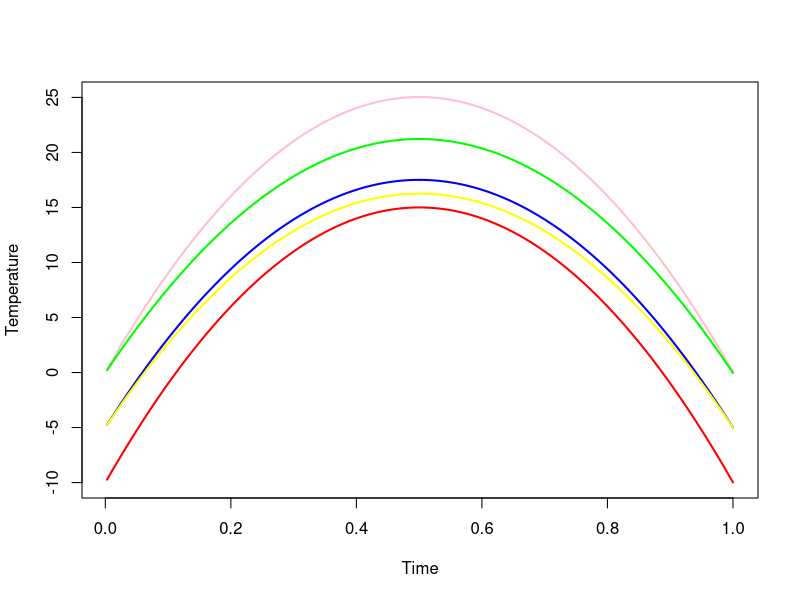
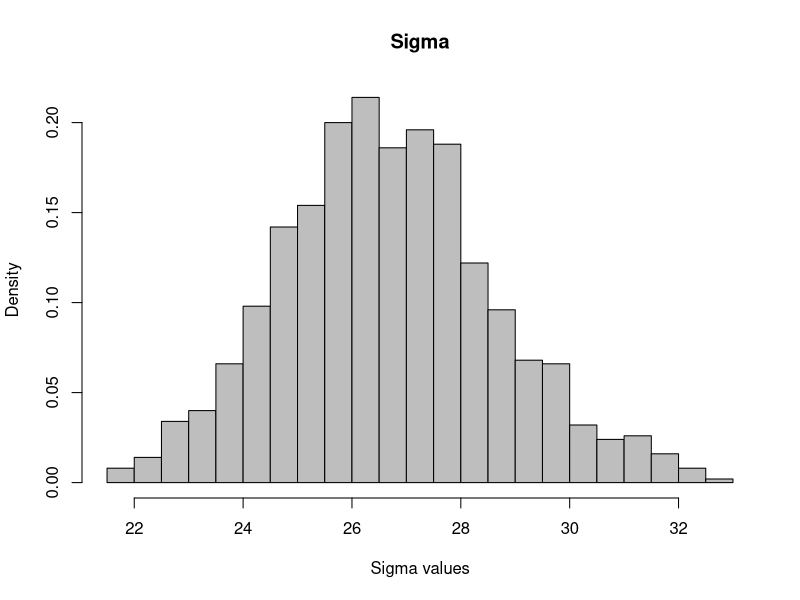
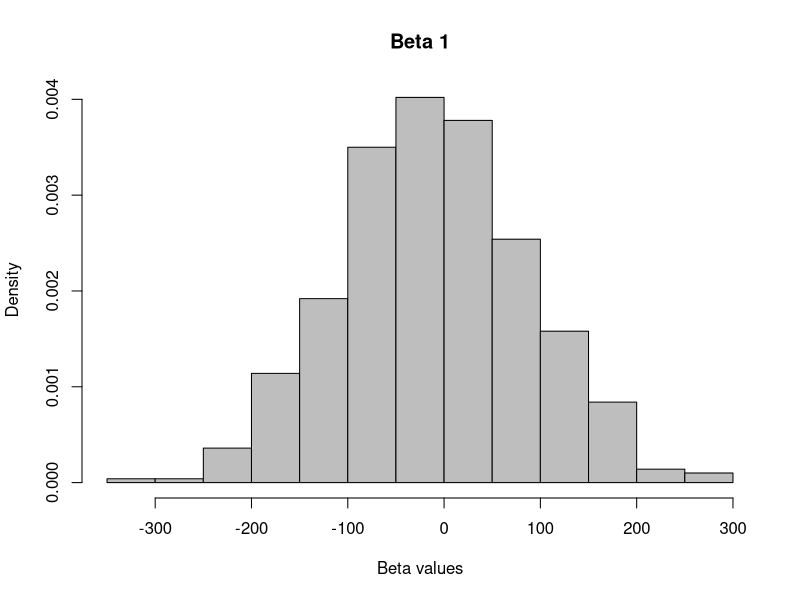
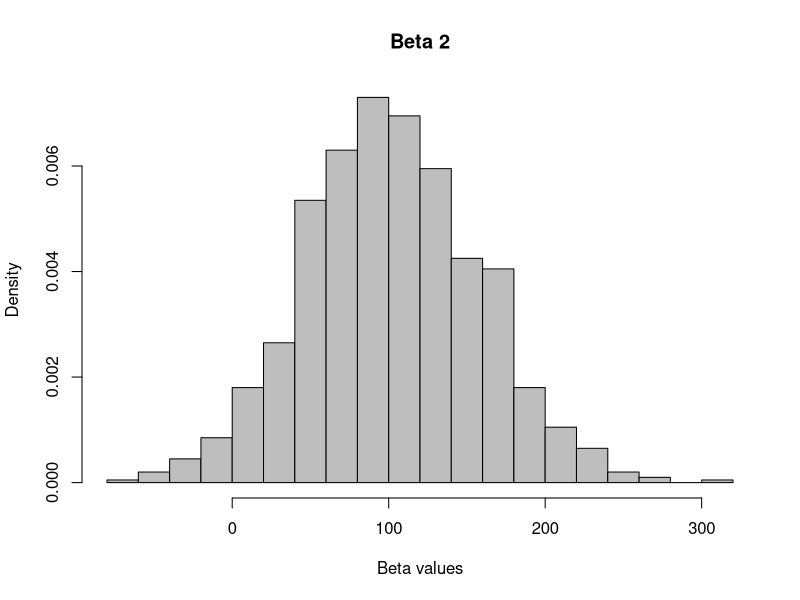
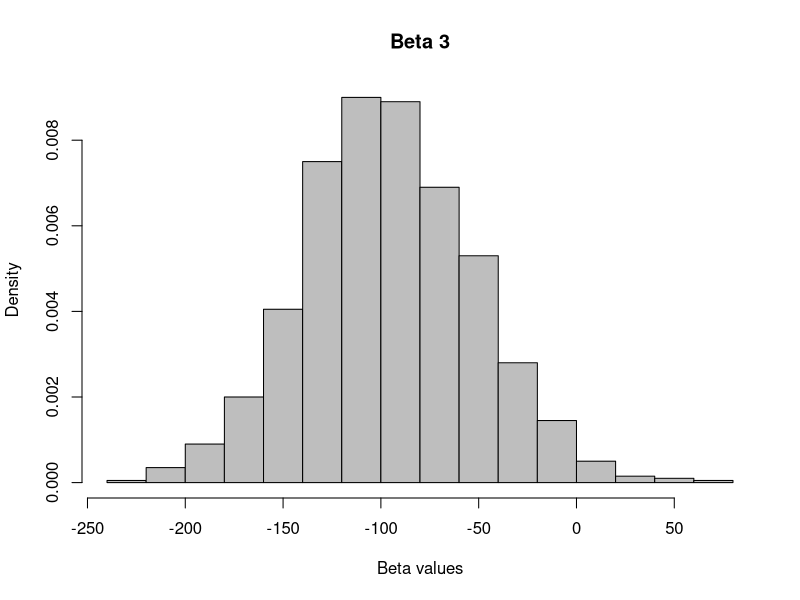
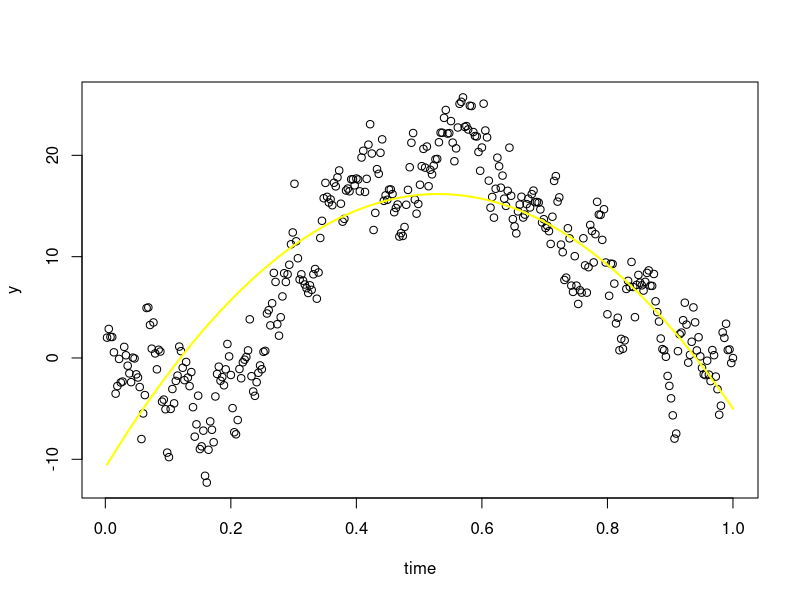

R code for these plots, in order:
## ---- chunk 1
knitr::opts_chunk$set(echo=FALSE, eval=TRUE)
## ---- chunk 2
# R version
RNGversion('3.5.1')

# libraries
library(mvtnorm)
library(knitr)
## ---- chunk 3
############################################################
#####  Question 1. Linear and polynomial regression  #######
############################################################

### (a)

data <- read.table("TempLinkoping.txt", header = TRUE)

y <- data$temp
time <- data$time

n <- length(y)
X <- cbind(matrix(1, nrow = length(y)),time,time^2)

# Initial prior hyperparameters
mu_0 <- c(-10,100,-100)
omega_0 <- 0.1*diag(3)
nu_0 <- 4
sigma2_0 <- 1

# Conjugate prior
compute_betas <- function(N_draws, mu_0, omega_0, nu_0, sigma2_0){
  draw_sigma2 <- nu_0*sigma2_0/rchisq(Ndraws, nu_0)
  draw_beta <- matrix(0, nrow=length(draw_sigma2), ncol=3 )
  for (sigma in draw_sigma2) {
    i <- which(draw_sigma2==sigma)
    draw_beta[i,] <- rmvnorm(1, mu_0, sigma*omega_0)
  }
  return(colMeans(draw_beta))
}

Ndraws=1000

# Tune hyperparameters

# Initial hyperparameters
beta_0 <- compute_betas(Ndraws, mu_0, omega_0, nu_0, sigma2_0)

# 1st iteration
mu_1 <- c(-5,90,-90)
beta_1 <- compute_betas(Ndraws, mu_1, omega_0, nu_0, sigma2_0)

# 2nd iteration
mu_2 <- c(0,100,-100)
beta_2 <- compute_betas(Ndraws, mu_2, omega_0, nu_0, sigma2_0)

# 3rd iteration
mu_3 <- c(0,85,-85)
beta_3 <- compute_betas(Ndraws, mu_3, omega_0, nu_0, sigma2_0)

# 4th iteration
mu_4 <- c(-5, 85, -85)
beta_4 <- compute_betas(Ndraws, mu_4, omega_0, nu_0, sigma2_0)

mu_0 <- mu_1
## ---- chunk 4
plot(time, X %*% beta_0, type = 'l', lwd=2, col='red', ylim=c(-10, 25),
     ylab='Temperature', xlab='Time')
points(time, X %*% beta_1, lwd=2, col='blue', type='l')
points(time, X %*% beta_2, lwd=2, col='pink', type='l')
points(time, X %*% beta_3, lwd=2, col='green', type='l')
points(time, X %*% beta_4, lwd=2, col='yellow', type='l')
## ---- chunk 5

### (b)

# Conjugate posterior

# Hyperparameters

beta_hat <- solve(t(X)%*%X)%*%t(X)%*%y
mu_n <- solve(t(X)%*%X + omega_0) %*% (t(X)%*%X%*%beta_hat + omega_0%*%mu_0)
omega_n <- t(X) %*% X + omega_0
nu_n <- nu_0 + n # what is n?????????????????????
nu_sigma2_n <- nu_0*sigma2_0+(t(y)%*%y + t(mu_0)%*%omega_0%*%mu_0 - t(mu_n)%*%omega_n%*%mu_n)
sigma2_n <- nu_sigma2_n[1] / nu_n

draw_sigma2 <- nu_n*sigma2_n/rchisq(Ndraws, nu_n)
draw_beta <- matrix(0, nrow=length(draw_sigma2), ncol=3 )
for (sigma in draw_sigma2) {
  i <- which(draw_sigma2==sigma)
  draw_beta[i,] <- rmvnorm(1, mu_n, sigma*omega_n)
}
## ---- chunk 6

# Sigma
hist(draw_sigma2, freq = F, breaks=20, main="Sigma", col = 'grey', xlab='Sigma values')
## ---- chunk 7

#Beta 1
hist(draw_beta[,1], freq = F, breaks=20, main="Beta 1", col="grey", xlab="Beta values")
## ---- chunk 8

#Beta 2
hist(draw_beta[,2], freq = F, breaks=20, main="Beta 2", col="grey", xlab="Beta values")
## ---- chunk 9

#Beta 3
hist(draw_beta[,3], freq=F, breaks=20, main="Beta 3", col="grey", xlab="Beta values")
## ---- chunk 10
posterior_beta <- colMeans(draw_beta)
plot(time, y)
points(time, X %*% posterior_beta, lwd=2, col='yellow', type='l')
## ---- chunk 11
x_tilda <- -posterior_beta[2]/(2*posterior_beta[3]) #0.5453696
## ---- chunk 12

## ---- chunk 13
# 2. Posterior approximation for classification with logistic regression

# 2.a

# The following code was written using Mattias Villani's implementation as a template:
# https://github.com/mattiasvillani/BayesLearnCourse/raw/master/Code/MainOptimizeSpam.zip

# read data
women = read.table('WomenWork.dat', header = T)

y = as.vector(women[,1])
x = as.matrix(women[,2:9])
tau = 10
nfeatures = dim(x)[2]

# prior
mu = as.vector(rep(0,nfeatures))
sigma = diag(tau^2, nfeatures, nfeatures)

LogPrior = function(Beta, mu, sigma){
  return(dmvnorm(Beta, as.matrix(mu), sigma, log = T))
}

# log likelihood
LogLikelihood = function(Beta, y, x){
  sum(y * x%*%Beta - log(1 + exp(x%*%Beta)))
}

# log posterior
LogPosterior = function(Beta, y, x, mu, sigma){
  LogPrior(Beta, mu, sigma) + LogLikelihood(Beta, y, x) 
  # we can sum them instead of multiplying, because of the log
}

# initialize Beta vector randomly
# Seed
set.seed(1234567890)
Beta_init = as.vector(rnorm(dim(x)[2]))

# optimizing the log posterior by changing the Betas (maximize)
res = optim(Beta_init, LogPosterior, gr = NULL, y, x, mu, sigma, 
                    method="BFGS", control=list(fnscale=-1), hessian=T)

Beta_hat = res$par # posterior mode
Hessian = res$hessian
post_sigma = solve(-Hessian) # posterior cov matrix
stdev = sqrt(diag(post_sigma))

# approximate 95% credible interval for NSmallChild
lower = Beta_hat[7] - 1.96 * stdev[7] #-2.121445
upper = Beta_hat[7] + 1.96 * stdev[7] #-0.5968567

## ---- chunk 14
betas = t(as.matrix(Beta_hat))
colnames(betas) = c("Beta1","Beta2","Beta3","Beta4","Beta5","Beta6","Beta7","Beta8")
kable(betas)
## ---- chunk 15
sigma_table = data.frame(post_sigma)
colnames(sigma_table) = c("Beta1","Beta2","Beta3","Beta4","Beta5","Beta6","Beta7","Beta8")
rownames(sigma_table) = c("Beta1","Beta2","Beta3","Beta4","Beta5","Beta6","Beta7","Beta8")
kable(round(sigma_table,5))

## ---- chunk 16
# check results
glmModel <- glm(Work~0 + ., data = women, family = binomial)
kable(t(as.matrix(glmModel$coefficients))) #roughly the same as Beta_hat
## ---- chunk 17
# 2.b
# The mode of a normal distribution is equal to the mean.

log_reg = function(Beta, x){
  return(exp(x%*%Beta) / (1 + exp(x%*%Beta)))
}
Constant = 1
HusbandInc = 10
EducYears = 8
ExpYears = 10
ExpYears2 = (ExpYears/10)^2
Age = 40
NSmallChild = 1
NBigChild = 1

x_pred = c(Constant, HusbandInc, EducYears, ExpYears, ExpYears2, Age, NSmallChild, NBigChild)

# simulate posterior draws from Beta
n = 10000
post_sim = rmvnorm(n, mean = Beta_hat, sigma = post_sigma) # should i add pop variance to post_sigma?

# calculate target y
pred = apply(post_sim, 1, log_reg, x_pred)
## ---- chunk 18
# 2.c
# probability of success (working)
p = mean(pred)

binom_sim = rbinom(10000, 10, p)
